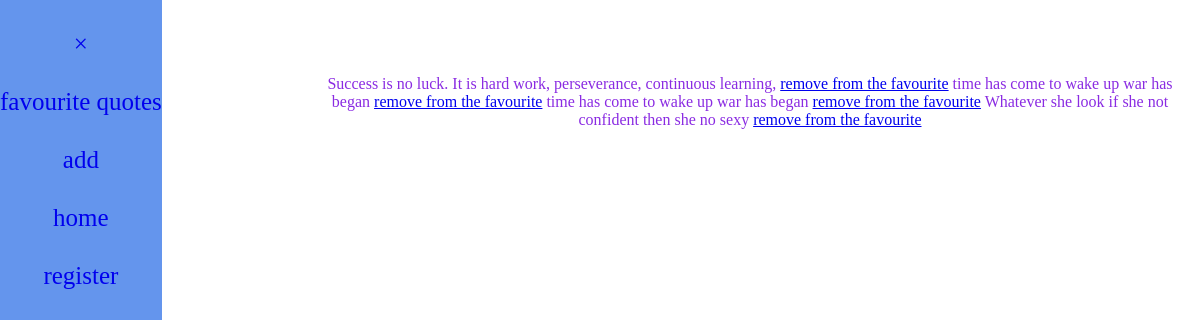
The page /favourite/ (signed in) on the database its author committed.
### app/models.py (models this page shows)
class Favourite(models.Model):
    favourite_item = models.ForeignKey(Quote,on_delete = models.CASCADE, related_name = 'quote', null = True )
    user = models.ForeignKey(User,on_delete = models.CASCADE,related_name = 'user', null = True)

class  Quote(models.Model):
    line = models.TextField(blank = True)
    categories = models.ForeignKey(Categories,on_delete = models.CASCADE, related_name = "category")
    key = models.UUIDField(primary_key = True, default= uuid.uuid4, editable = False)
    def __str__(self):
        return self.line

### app/views.py (the view)
# urls.py: path('favourite/',favourite_quotes,name= 'favourite_quotes'),
@login_required(login_url='login')
def favourite_quotes(request):
     quotes = Favourite.objects.all()
     return render(request, 'favourite.html',{'quotes':quotes})

### app/templates/favourite.html (shortened to what this page needs)
{% extends 'base.html'%}
{% block content  %}
<div class = "hello">
{% for q in quotes %}
{{q.favourite_item}}
<a href = "{% url 'delete_favourite' q.id %}" >remove from the favourite</a>
{% endfor %}
</div>
{% endblock %}

### app/templates/favourite.html (style rules this page uses)
.hello { text-align : center; font-size: 40 px; color: blueviolet; padding-left: 150px; margin-left: 150px; }

### rows shown on the page
Favourite: favourite_item "Success is no luck. It is hard work, perseverance, continuous learning,"
Favourite: favourite_item "time has come to wake up war has began"
Favourite: favourite_item "time has come to wake up war has began"
Favourite: favourite_item "Whatever she look if she not confident then she no sexy"
